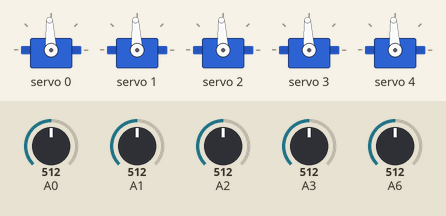
Recording of a sketch running on a simulated Arduino Nano, built with avr-gcc and run on an emulated ATmega328P. On the bench: 5 × servo. The test bench sets the inputs (shaded band); at power-on: A0 = 512, A1 = 512, A2 = 512, A3 = 512, A6 = 512.

Above: at 1.2 s.
1.3 s: A0 set to 660
At 2.5 s:
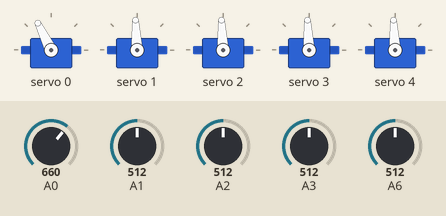
2.8 s: A1 set to 660
At 3.9 s:
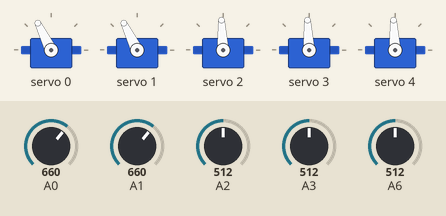
4.3 s: A2 set to 660
At 5.2 s:
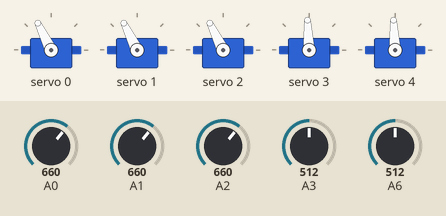
5.8 s: A3 set to 660
At 6.6 s:
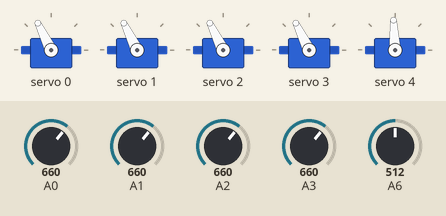
7.3 s: A6 set to 660
At 8.2 s:
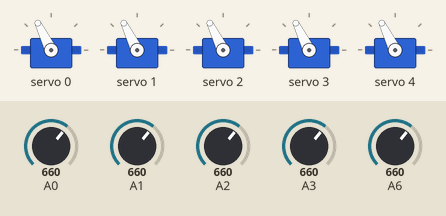
8.8 s: A0 set to 716
At 9.5 s:
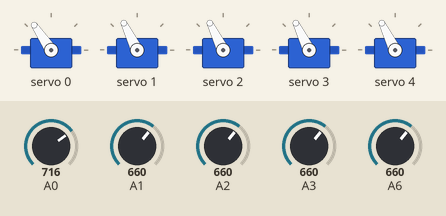
Timing chart, 0 to 11.3 s (numbered marks = the images above; inputs shaded):
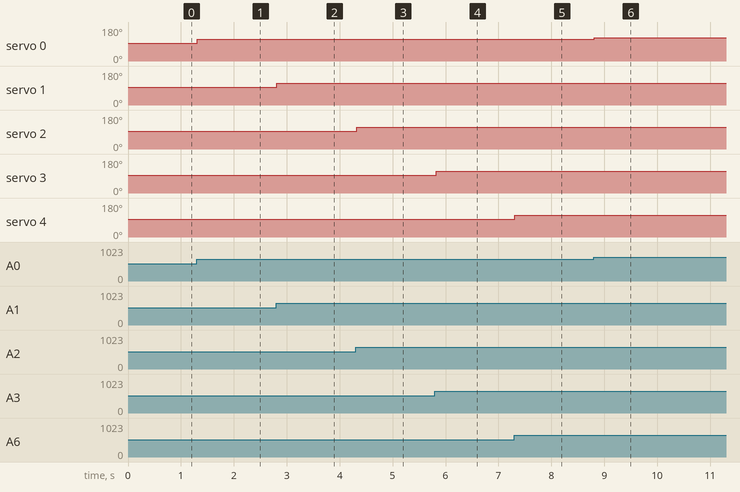

The sketch:

basic-servo-control.ino
```cpp
/*
  Project Atlas
  Basic 5-DOF Servo Controller

  Uses:
  - Arduino Nano
  - PCA9685 PWM servo controller
  - Five potentiometers
  - Five servos

  Based on the DroneBot Workshop robot arm controller example.
  Adapted for Project Atlas hardware testing.

  Author: Ethan Tsui
  Date: July 10, 2026
*/

#include <Wire.h>
#include <Adafruit_PWMServoDriver.h>

#define MIN_PULSE_WIDTH 650
#define MAX_PULSE_WIDTH 2350
#define FREQUENCY 50

Adafruit_PWMServoDriver pwm = Adafruit_PWMServoDriver();

// Potentiometer inputs
int controlBase = A0;
int controlElbow = A1;
int controlWrist = A2;
int controlPivot = A3;
int controlJaws = A6;

// PCA9685 servo channels
int motorBase = 0;
int motorElbow = 1;
int motorWrist = 2;
int motorPivot = 3;
int motorJaws = 4;

// Motor position variables
int mtrDegreeBase;
int mtrDegreeElbow;
int mtrDegreeWrist;
int mtrDegreePivot;
int mtrDegreeJaws;

void setup()
{
  pwm.begin();
  pwm.setPWMFreq(FREQUENCY);
}

void moveMotorDeg(int moveDegree, int motorOut)
{
  int pulseWide;
  int pulseWidth;

  pulseWide = map(
    moveDegree,
    0,
    180,
    MIN_PULSE_WIDTH,
    MAX_PULSE_WIDTH
  );

  pulseWidth = int(
    float(pulseWide) / 1000000 * FREQUENCY * 4096
  );

  pwm.setPWM(motorOut, 0, pulseWidth);
}

int getDegree(int controlIn)
{
  int potVal;
  int servoDegree;

  potVal = analogRead(controlIn);
  servoDegree = map(potVal, 0, 1023, 0, 180);

  return servoDegree;
}

void loop()
{
  mtrDegreeBase = getDegree(controlBase);
  moveMotorDeg(mtrDegreeBase, motorBase);

  mtrDegreeElbow = getDegree(controlElbow);
  moveMotorDeg(mtrDegreeElbow, motorElbow);

  mtrDegreeWrist = getDegree(controlWrist);
  moveMotorDeg(mtrDegreeWrist, motorWrist);

  mtrDegreePivot = getDegree(controlPivot);
  moveMotorDeg(mtrDegreePivot, motorPivot);

  mtrDegreeJaws = getDegree(controlJaws);
  moveMotorDeg(mtrDegreeJaws, motorJaws);

  delay(20);
}
```

Measured:
- after the input at 1.3 s, servo 0: 93° → 116° at once
- after the input at 2.8 s, servo 1: 93° → 116° at once
- after the input at 4.3 s, servo 2: 93° → 116° at once
- after the input at 5.8 s, servo 3: 93° → 116° at once
- after the input at 7.3 s, servo 4: 93° → 116° at once
- after the input at 8.8 s, servo 0: 116° → 124° at once
